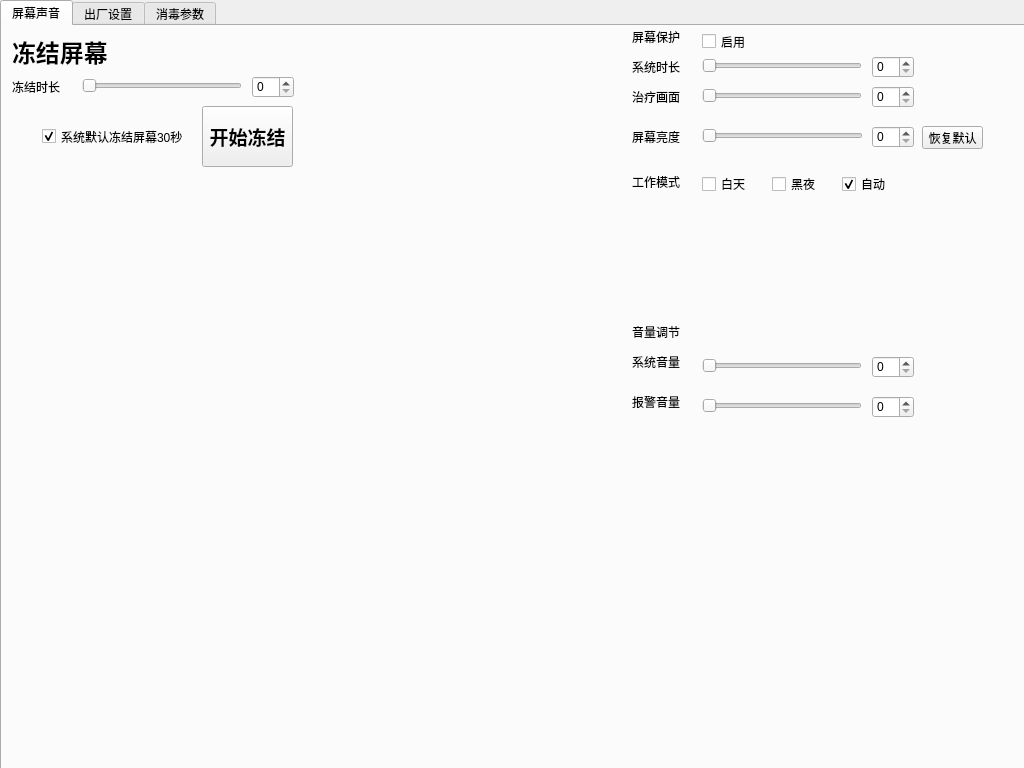
<?xml version="1.0" encoding="UTF-8"?>
<ui version="4.0">
 <class>MainWindow</class>
 <widget class="QMainWindow" name="MainWindow">
  <property name="geometry">
   <rect>
    <x>0</x>
    <y>0</y>
    <width>1024</width>
    <height>768</height>
   </rect>
  </property>
  <property name="windowTitle">
   <string>MainWindow</string>
  </property>
  <widget class="QWidget" name="centralWidget">
   <widget class="QTabWidget" name="tabWidget">
    <property name="geometry">
     <rect>
      <x>0</x>
      <y>0</y>
      <width>1111</width>
      <height>771</height>
     </rect>
    </property>
    <property name="autoFillBackground">
     <bool>false</bool>
    </property>
    <property name="currentIndex">
     <number>0</number>
    </property>
    <widget class="QWidget" name="tab">
     <attribute name="title">
      <string>屏幕声音</string>
     </attribute>
     <widget class="QSlider" name="screenLightSlider">
      <property name="geometry">
       <rect>
        <x>700</x>
        <y>100</y>
        <width>161</width>
        <height>19</height>
       </rect>
      </property>
      <property name="orientation">
       <enum>Qt::Horizontal</enum>
      </property>
     </widget>
     <widget class="QSpinBox" name="screenLightSpinBox">
      <property name="geometry">
       <rect>
        <x>870</x>
        <y>100</y>
        <width>42</width>
        <height>22</height>
       </rect>
      </property>
     </widget>
     <widget class="QSlider" name="savTimeSlider">
      <property name="geometry">
       <rect>
        <x>700</x>
        <y>30</y>
        <width>160</width>
        <height>19</height>
       </rect>
      </property>
      <property name="orientation">
       <enum>Qt::Horizontal</enum>
      </property>
     </widget>
     <widget class="QLabel" name="label">
      <property name="geometry">
       <rect>
        <x>630</x>
        <y>0</y>
        <width>81</width>
        <height>21</height>
       </rect>
      </property>
      <property name="text">
       <string>屏幕保护</string>
      </property>
     </widget>
     <widget class="QSpinBox" name="savTimeSpinBox">
      <property name="geometry">
       <rect>
        <x>870</x>
        <y>30</y>
        <width>42</width>
        <height>22</height>
       </rect>
      </property>
     </widget>
     <widget class="QLabel" name="label_2">
      <property name="geometry">
       <rect>
        <x>630</x>
        <y>100</y>
        <width>81</width>
        <height>21</height>
       </rect>
      </property>
      <property name="text">
       <string>屏幕亮度</string>
      </property>
     </widget>
     <widget class="QLabel" name="label_3">
      <property name="geometry">
       <rect>
        <x>630</x>
        <y>30</y>
        <width>81</width>
        <height>21</height>
       </rect>
      </property>
      <property name="text">
       <string>系统时长</string>
      </property>
     </widget>
     <widget class="QCheckBox" name="startScreenSaveCheckBox">
      <property name="geometry">
       <rect>
        <x>700</x>
        <y>0</y>
        <width>81</width>
        <height>31</height>
       </rect>
      </property>
      <property name="text">
       <string>启用</string>
      </property>
     </widget>
     <widget class="QSlider" name="cureTimeSlider">
      <property name="geometry">
       <rect>
        <x>700</x>
        <y>60</y>
        <width>160</width>
        <height>19</height>
       </rect>
      </property>
      <property name="orientation">
       <enum>Qt::Horizontal</enum>
      </property>
     </widget>
     <widget class="QSpinBox" name="cureTimeSpinBox">
      <property name="geometry">
       <rect>
        <x>870</x>
        <y>60</y>
        <width>42</width>
        <height>22</height>
       </rect>
      </property>
     </widget>
     <widget class="QLabel" name="label_4">
      <property name="geometry">
       <rect>
        <x>630</x>
        <y>60</y>
        <width>81</width>
        <height>21</height>
       </rect>
      </property>
      <property name="text">
       <string>治疗画面</string>
      </property>
     </widget>
     <widget class="QLabel" name="label_5">
      <property name="geometry">
       <rect>
        <x>630</x>
        <y>150</y>
        <width>54</width>
        <height>12</height>
       </rect>
      </property>
      <property name="text">
       <string>工作模式</string>
      </property>
     </widget>
     <widget class="QCheckBox" name="dayModeCheckBox">
      <property name="geometry">
       <rect>
        <x>700</x>
        <y>150</y>
        <width>71</width>
        <height>16</height>
       </rect>
      </property>
      <property name="text">
       <string>白天</string>
      </property>
     </widget>
     <widget class="QCheckBox" name="nightModeCheckBox">
      <property name="geometry">
       <rect>
        <x>770</x>
        <y>150</y>
        <width>71</width>
        <height>16</height>
       </rect>
      </property>
      <property name="text">
       <string>黑夜</string>
      </property>
     </widget>
     <widget class="QCheckBox" name="workModeCheckBox">
      <property name="geometry">
       <rect>
        <x>840</x>
        <y>150</y>
        <width>71</width>
        <height>16</height>
       </rect>
      </property>
      <property name="text">
       <string>自动</string>
      </property>
      <property name="checked">
       <bool>true</bool>
      </property>
     </widget>
     <widget class="QLabel" name="label_6">
      <property name="geometry">
       <rect>
        <x>630</x>
        <y>300</y>
        <width>54</width>
        <height>12</height>
       </rect>
      </property>
      <property name="text">
       <string>音量调节</string>
      </property>
     </widget>
     <widget class="QSlider" name="systemVoiceSlider">
      <property name="geometry">
       <rect>
        <x>700</x>
        <y>330</y>
        <width>160</width>
        <height>19</height>
       </rect>
      </property>
      <property name="orientation">
       <enum>Qt::Horizontal</enum>
      </property>
     </widget>
     <widget class="QSpinBox" name="systemVoiceSpinBox">
      <property name="geometry">
       <rect>
        <x>870</x>
        <y>330</y>
        <width>42</width>
        <height>22</height>
       </rect>
      </property>
     </widget>
     <widget class="QLabel" name="label_7">
      <property name="geometry">
       <rect>
        <x>630</x>
        <y>330</y>
        <width>54</width>
        <height>12</height>
       </rect>
      </property>
      <property name="text">
       <string>系统音量</string>
      </property>
     </widget>
     <widget class="QLabel" name="label_8">
      <property name="geometry">
       <rect>
        <x>630</x>
        <y>370</y>
        <width>54</width>
        <height>12</height>
       </rect>
      </property>
      <property name="text">
       <string>报警音量</string>
      </property>
     </widget>
     <widget class="QSpinBox" name="alarmVoiceSpinBox">
      <property name="geometry">
       <rect>
        <x>870</x>
        <y>370</y>
        <width>42</width>
        <height>22</height>
       </rect>
      </property>
     </widget>
     <widget class="QSlider" name="alarmVoiceSlider">
      <property name="geometry">
       <rect>
        <x>700</x>
        <y>370</y>
        <width>160</width>
        <height>19</height>
       </rect>
      </property>
      <property name="orientation">
       <enum>Qt::Horizontal</enum>
      </property>
     </widget>
     <widget class="QPushButton" name="pushButton">
      <property name="geometry">
       <rect>
        <x>200</x>
        <y>80</y>
        <width>91</width>
        <height>61</height>
       </rect>
      </property>
      <property name="font">
       <font>
        <family>Aharoni</family>
        <pointsize>14</pointsize>
        <weight>75</weight>
        <bold>true</bold>
       </font>
      </property>
      <property name="text">
       <string>开始冻结</string>
      </property>
     </widget>
     <widget class="QSlider" name="coldSlider">
      <property name="geometry">
       <rect>
        <x>80</x>
        <y>50</y>
        <width>160</width>
        <height>19</height>
       </rect>
      </property>
      <property name="orientation">
       <enum>Qt::Horizontal</enum>
      </property>
     </widget>
     <widget class="QSpinBox" name="coldSpinBox">
      <property name="geometry">
       <rect>
        <x>250</x>
        <y>50</y>
        <width>42</width>
        <height>22</height>
       </rect>
      </property>
     </widget>
     <widget class="QLabel" name="label_9">
      <property name="geometry">
       <rect>
        <x>10</x>
        <y>50</y>
        <width>81</width>
        <height>21</height>
       </rect>
      </property>
      <property name="text">
       <string>冻结时长</string>
      </property>
     </widget>
     <widget class="QLabel" name="label_10">
      <property name="geometry">
       <rect>
        <x>10</x>
        <y>10</y>
        <width>111</width>
        <height>31</height>
       </rect>
      </property>
      <property name="font">
       <font>
        <family>Aharoni</family>
        <pointsize>18</pointsize>
        <weight>75</weight>
        <bold>true</bold>
       </font>
      </property>
      <property name="text">
       <string>冻结屏幕</string>
      </property>
     </widget>
     <widget class="QCheckBox" name="useSysColdTimeCheckBox">
      <property name="geometry">
       <rect>
        <x>40</x>
        <y>80</y>
        <width>141</width>
        <height>61</height>
       </rect>
      </property>
      <property name="text">
       <string>系统默认冻结屏幕30秒</string>
      </property>
      <property name="checked">
       <bool>true</bool>
      </property>
     </widget>
     <widget class="QPushButton" name="returnDefLight">
      <property name="geometry">
       <rect>
        <x>920</x>
        <y>100</y>
        <width>61</width>
        <height>23</height>
       </rect>
      </property>
      <property name="text">
       <string>恢复默认</string>
      </property>
     </widget>
    </widget>
    <widget class="QWidget" name="tab_2">
     <attribute name="title">
      <string>出厂设置</string>
     </attribute>
     <widget class="QLabel" name="label_11">
      <property name="geometry">
       <rect>
        <x>70</x>
        <y>50</y>
        <width>61</width>
        <height>31</height>
       </rect>
      </property>
      <property name="text">
       <string>P1</string>
      </property>
     </widget>
     <widget class="QLineEdit" name="P1_lineEdit">
      <property name="geometry">
       <rect>
        <x>130</x>
        <y>40</y>
        <width>113</width>
        <height>20</height>
       </rect>
      </property>
      <property name="readOnly">
       <bool>false</bool>
      </property>
     </widget>
     <widget class="QLineEdit" name="P1_lineEdit_2">
      <property name="geometry">
       <rect>
        <x>130</x>
        <y>70</y>
        <width>113</width>
        <height>20</height>
       </rect>
      </property>
      <property name="readOnly">
       <bool>false</bool>
      </property>
     </widget>
     <widget class="QLineEdit" name="P2_lineEdit_2">
      <property name="geometry">
       <rect>
        <x>130</x>
        <y>140</y>
        <width>113</width>
        <height>20</height>
       </rect>
      </property>
      <property name="readOnly">
       <bool>false</bool>
      </property>
     </widget>
     <widget class="QLabel" name="label_12">
      <property name="geometry">
       <rect>
        <x>70</x>
        <y>120</y>
        <width>61</width>
        <height>31</height>
       </rect>
      </property>
      <property name="text">
       <string>P2</string>
      </property>
     </widget>
     <widget class="QLineEdit" name="P2_lineEdit">
      <property name="geometry">
       <rect>
        <x>130</x>
        <y>110</y>
        <width>113</width>
        <height>20</height>
       </rect>
      </property>
      <property name="readOnly">
       <bool>false</bool>
      </property>
     </widget>
     <widget class="QLineEdit" name="P3_lineEdit_2">
      <property name="geometry">
       <rect>
        <x>130</x>
        <y>210</y>
        <width>113</width>
        <height>20</height>
       </rect>
      </property>
      <property name="readOnly">
       <bool>false</bool>
      </property>
     </widget>
     <widget class="QLineEdit" name="P3_lineEdit">
      <property name="geometry">
       <rect>
        <x>130</x>
        <y>180</y>
        <width>113</width>
        <height>20</height>
       </rect>
      </property>
      <property name="readOnly">
       <bool>false</bool>
      </property>
     </widget>
     <widget class="QLabel" name="label_13">
      <property name="geometry">
       <rect>
        <x>70</x>
        <y>190</y>
        <width>61</width>
        <height>31</height>
       </rect>
      </property>
      <property name="text">
       <string>P3</string>
      </property>
     </widget>
     <widget class="QLineEdit" name="P4_lineEdit_2">
      <property name="geometry">
       <rect>
        <x>130</x>
        <y>280</y>
        <width>113</width>
        <height>20</height>
       </rect>
      </property>
      <property name="readOnly">
       <bool>false</bool>
      </property>
     </widget>
     <widget class="QLineEdit" name="P4_lineEdit">
      <property name="geometry">
       <rect>
        <x>130</x>
        <y>250</y>
        <width>113</width>
        <height>20</height>
       </rect>
      </property>
      <property name="readOnly">
       <bool>false</bool>
      </property>
     </widget>
     <widget class="QLabel" name="label_14">
      <property name="geometry">
       <rect>
        <x>70</x>
        <y>260</y>
        <width>61</width>
        <height>31</height>
       </rect>
      </property>
      <property name="text">
       <string>P4</string>
      </property>
     </widget>
     <widget class="QLabel" name="label_15">
      <property name="geometry">
       <rect>
        <x>90</x>
        <y>6</y>
        <width>141</width>
        <height>20</height>
       </rect>
      </property>
      <property name="text">
       <string>密码设置区</string>
      </property>
     </widget>
     <widget class="QPushButton" name="submitChange">
      <property name="geometry">
       <rect>
        <x>150</x>
        <y>330</y>
        <width>75</width>
        <height>23</height>
       </rect>
      </property>
      <property name="text">
       <string>提交</string>
      </property>
     </widget>
    </widget>
    <widget class="QWidget" name="tab_3">
     <attribute name="title">
      <string>消毒参数</string>
     </attribute>
     <widget class="QTableWidget" name="disinfectTableWidget">
      <property name="geometry">
       <rect>
        <x>130</x>
        <y>80</y>
        <width>761</width>
        <height>471</height>
       </rect>
      </property>
     </widget>
    </widget>
   </widget>
  </widget>
 </widget>
 <layoutdefault spacing="6" margin="11"/>
 <resources/>
 <connections/>
</ui>
